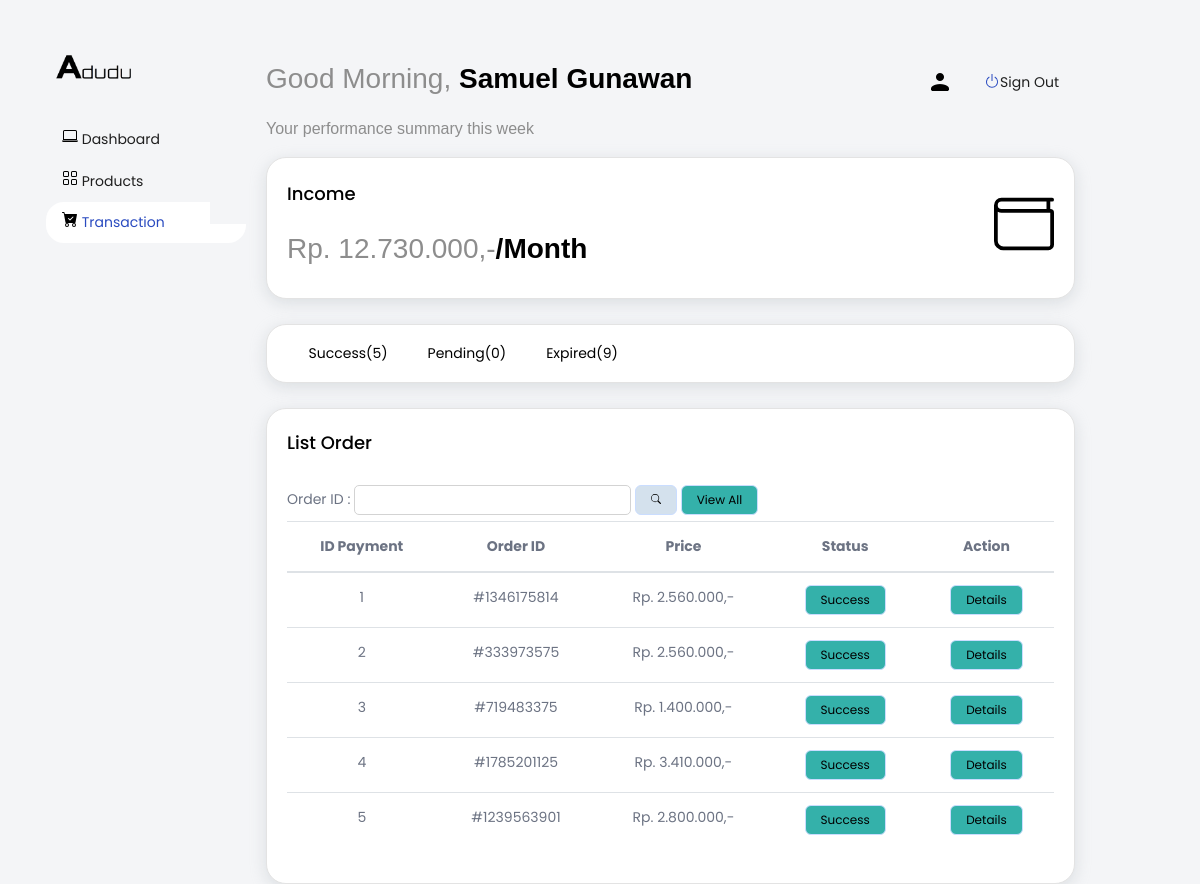
The app's page /admin/orders.php (signed in), older data.
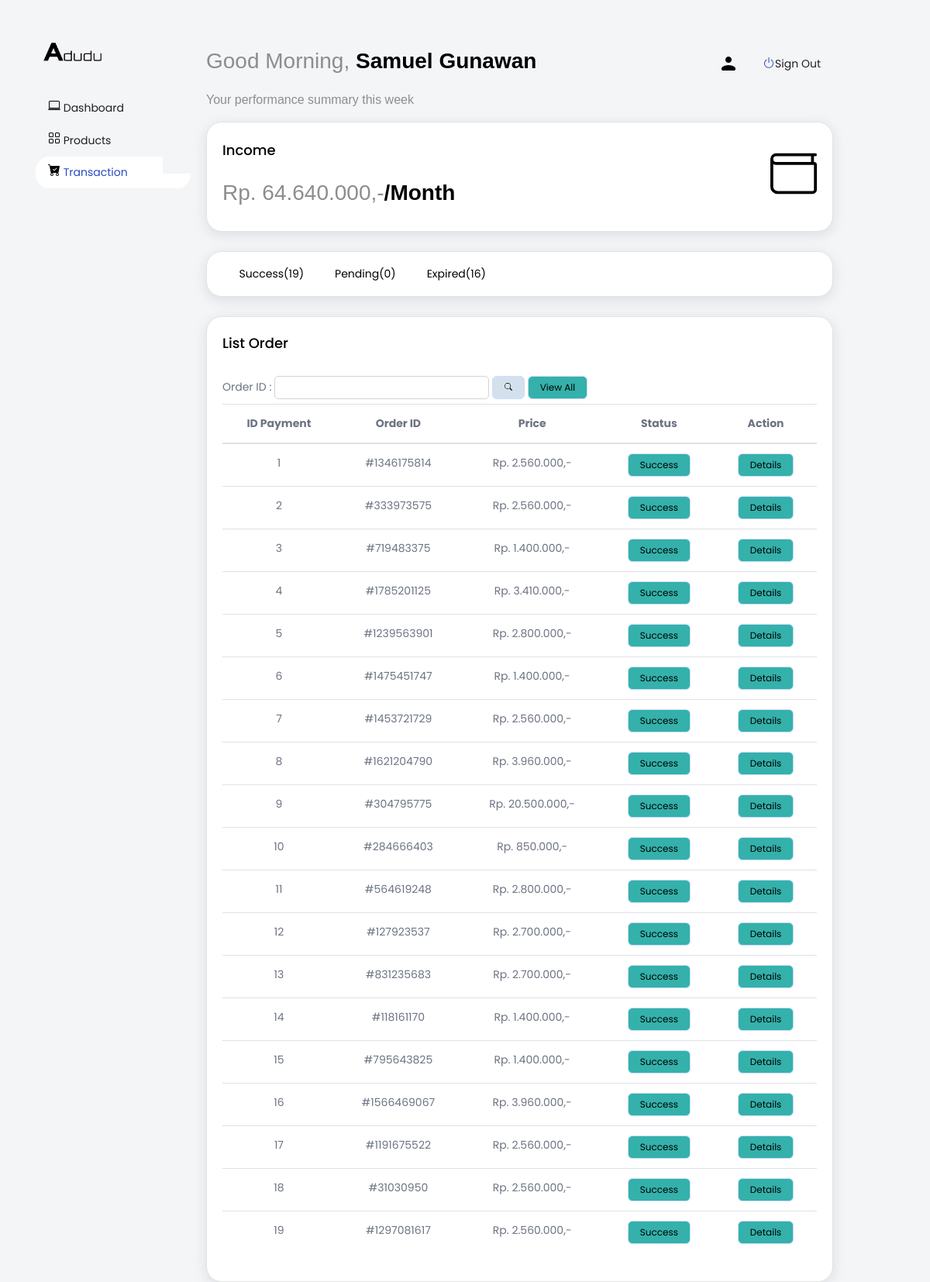
The same page, newer data.
### tables this page shows
CREATE TABLE `users` (
  `id_user` int(16) NOT NULL,
  `username` varchar(100) NOT NULL,
  `email` varchar(100) NOT NULL,
  `nama` varchar(100) NOT NULL,
  `tanggal_lahir` date NOT NULL,
  `password` varchar(100) NOT NULL,
  `roles` varchar(100) NOT NULL,
  `first_name` varchar(255) NOT NULL,
  `last_name` varchar(255) NOT NULL
);

CREATE TABLE `payment` (
  `id` int(11) NOT NULL,
  `status_code` varchar(3) NOT NULL,
  `status_message` varchar(50) NOT NULL,
  `transaction_id` varchar(100) NOT NULL,
  `order_id` varchar(10) NOT NULL,
  `gross_amount` decimal(20,2) NOT NULL,
  `payment_type` varchar(40) NOT NULL,
  `transaction_time` datetime NOT NULL,
  `transaction_status` varchar(40) NOT NULL,
  `bank` varchar(40) NOT NULL,
  `va_number` varchar(40) NOT NULL,
  `fraud_status` varchar(40) NOT NULL,
  `pdf_url` varchar(200) NOT NULL,
  `finish_redirect_url` varchar(200) NOT NULL,
  `bill_key` varchar(20) NOT NULL,
  `biller_code` varchar(5) NOT NULL
);

### admin/orders.php (the view, shortened to what this page needs)
<?php
require_once("../controller/connection.php");
if (!isset($_SESSION['active'])) {
    header('Location: ../index.php');
} else {
    $id_user = $_SESSION['active'];
    $stmt = $conn->prepare("SELECT * FROM users WHERE id_user=$id_user");
    $stmt->execute();
    $admin = $stmt->get_result()->fetch_assoc();
}
$stmt = $conn->prepare("SELECT * FROM payment where transaction_status = 'settlement'");
$stmt->execute();
$payment_success = $stmt->get_result()->fetch_all(MYSQLI_ASSOC);
$stmt = $conn->prepare("SELECT * FROM payment where transaction_status = 'pending'");
$stmt->execute();
$payment_pending = $stmt->get_result()->fetch_all(MYSQLI_ASSOC);
$stmt = $conn->prepare("SELECT * FROM payment where transaction_status = 'expire'");
$stmt->execute();
$payment_expire = $stmt->get_result()->fetch_all(MYSQLI_ASSOC);
$stmt = $conn->prepare("SELECT sum(gross_amount) as 'total' FROM payment where transaction_status = 'settlement'");
$stmt->execute();
$amount_total = $stmt->get_result()->fetch_assoc();
?>
<!DOCTYPE html>
<html lang="en">
<head>
    <?php require_once("./section/connection_head.php") ?>
    <link rel="stylesheet" href="style.css">
</head>
<body class="main-layout" style="background-color: #f4f5f7;">
    <div class="row">
        <div class="col-lg-2">
            <div class="header_section" style="min-height: 100vh; background-color: transparent;">
                <div class="container">
                    <div class="d-flex flex-column flex-shrink-0 p-3 bg-light">
                        <a href="./index.php" class="d-flex align-items-center mb-3 mb-md-0 me-md-auto link-dark text-decoration-none">
                            <span class="fs-4"><img src="../images/logo.png" alt="" style="width: 8vw;"></span>
                        </a>
                        <ul class="nav nav-pills flex-column mb-auto" style="width: 200px;">
                            <li>
                                <a href="./index.php" class="nav-link link-dark">
                                    <svg class="bi me-2" width="16" height="16">
                                        <use xlink:href="#dashboard_svg" />
                                    </svg>
                                    Dashboard
                                </a>
                            </li>
                            <li>
                                <a href="./product.php" class="nav-link link-dark">
                                    <svg class="bi me-2" width="16" height="16">
                                        <use xlink:href="#grid" />
                                    </svg>
                                    Products
                                </a>
                            </li>
                            <li>
                                <a href="./orders.php" class="nav-link link-dark active">
                                    <svg class="bi me-2" width="16" height="16">
                                        <use xlink:href="#cart" />
                                    </svg>
                                    Transaction
                                </a>
                            </li>
                        </ul>
                    </div>
                </div>
            </div>
        </div>
        <div class="col-lg-10">
            <div class="navbar-menu-wrapper d-flex align-items-top justify-content-between">
                <div class="navbar-nav">
                    <div class="nav-item font-weight-semibold d-none d-lg-block ms-0">
                        <h1 class="welcome-text">Good Morning, <span class="text-black fw-bold"><?= $admin['nama'] ?></span></h1>
                        <h3 class="welcome-sub-text">Your performance summary this week </h3>
                    </div>
                </div>
                <div class="ms-auto d-flex align-items-center">
                    <div class="nav-item dropdown d-none d-lg-block user-dropdown">
                        <a class="nav-link" id="UserDropdown" href="#" data-bs-toggle="dropdown" aria-expanded="false">
                            <img class="img-xs rounded-circle" src="../images/user_24px_black.png" alt="Profile image">
                        </a>
                    </div>
                    <div class="nav-item dropdown d-none d-lg-block user-dropdown">
                        <a class="nav-link" id="UserDropdown" href="../logout.php" style="display: flex; align-items: center; flex-direction: row;">
                            <svg xmlns="http://www.w3.org/2000/svg" width="16" height="16" fill="currentColor" class="bi bi-power" viewBox="0 0 16 16" style="color: #2a4bc0;">
                                <path d="M7.5 1v7h1V1h-1z" />
                                <path d="M3 8.812a4.999 4.999 0 0 1 2.578-4.375l-.485-.874A6 6 0 1 0 11 3.616l-.501.865A5 5 0 1 1 3 8.812z" />
                            </svg>
                            <span style="margin-top: 0.5vh;">
                                Sign Out
                            </span>
                        </a>
                    </div>
                </div>
            </div>
            <div class="navbar-menu-wrapper">
                <div class="d-flex">
                    <div class="card" style="width: 100%;">
                        <div class="card-body">
                            <div class="d-flex justify-content-between align-items-center">
                                <div>
                                    <div class="card-title">Income</div>
                                    <div class="welcome-text"><?= "Rp. " . number_format($amount_total['total'], 0, ',', '.') . ",-" ?><span class="fw-bold text-black">/Month</span></div>
                                </div>
                                <div>
                                    <svg class="bi me-2" width="60" height="60">
                                        <use xlink:href="#wallet" />
                                    </svg>
                                </div>
                            </div>
                        </div>
                    </div>
                </div>
                <br>
                <div class="card">
                    <nav class="navbar navbar-expand-lg navbar-light bg-light">
                        <div class="collapse navbar-collapse" id="navbarNavAltMarkup" style="padding-left: 0;">
                            <div class="navbar-nav">
                                <div class="nav-item nav-link" onclick="success()" style="font-size: 14px; cursor: pointer;">Success(<?= count($payment_success) ?>)</div>
                                <div class="nav-item nav-link" onclick="pending()" style="font-size: 14px; cursor: pointer;">Pending(<?= count($payment_pending) ?>)</div>
                                <div class="nav-item nav-link" onclick="expire()" style="font-size: 14px; cursor: pointer;">Expired(<?= count($payment_expire) ?>)</div>
                            </div>
                        </div>
                    </nav>
                </div>
                <br>
                <div class="card">
                    <div class="card-body">
                        <h4 class="card-title">List Order</h4>
                        <div class="dashboard_btn">
                            <label for="searchID">Order ID : </label>
                            <input type="number" name="searchID" id="searchID" style="border: 1px solid lightgray; border-radius: 5px;">
                            <button class='btn btn-secondary' onclick="searchBtn()" style='margin:0; background-color: #d4e1ed;'>
                                <svg class="bi me-2" width="10" height="10">
                                    <use xlink:href="#search" />
                                </svg>
                            </button>
                            <button class='btn btn-success' onclick="viewAll()" style='margin:0; background-color: #34B1AA;'>View All</button>
                        </div>
                        <div class="table-responsive" id="tableUpdate">
                            <table class="table table-hover" style="text-align: center;">
                                <thead>
                                    <tr>
                                        <th>ID Payment</th>
                                        <th>Order ID</th>
                                        <th>Price</th>
                                        <th>Status</th>
                                        <th>Action</th>
                                    </tr>
                                </thead>
                                <tbody class="dashboard_btn">
                                    <?php foreach ($payment_success as $key => $value) { ?>
                                        <tr>
                                            <td><?= ($key+1) ?></td>
                                            <td>#<?= $value['order_id'] ?></td>
                                            <td><?= "Rp. " . number_format($value['gross_amount'], 0, ',', '.') . ",-" ?></td>
                                            <td>
                                                <?php
                                                    if ($value['transaction_status'] == "settlement"){
                                                        echo "<button class='btn btn-success' style='cursor: default; margin:0; background-color: #34B1AA;'>Success</button>";
                                                    }
                                                ?>
                                            </td>
                                            <td>
                                                <button class='btn btn-success' id="<?= $value['id'] ?>" onclick="showDetail(this)" style='margin:0; background-color: #34B1AA;'>Details</button>
                                            </td>
                                        </tr>
                                    <?php } ?>
                                </tbody>
                            </table>
                        </div>
                    </div>
                </div>
            </div>
        </div>
    </div>
</body>
</html>

### admin/section/connection_head.php (shortened to what this page needs)
<link rel="stylesheet" href="../css/bootstrap.min.css">
<link rel="stylesheet" href="../css/style.css">
<link rel="stylesheet" href="../css/responsive.css">
<link rel="stylesheet" href="../css/jquery.mCustomScrollbar.min.css">
<link rel="stylesheet" href="../css/owl.carousel.min.css">
<link rel="stylesheet" href="https://netdna.bootstrapcdn.com/font-awesome/4.0.3/css/font-awesome.css">
<link rel="stylesheet" href="https://cdnjs.cloudflare.com/ajax/libs/fancybox/2.1.5/jquery.fancybox.min.css" media="screen">

### css/style.css (style rules this page uses)
* { -webkit-transition: ease all 0.5s; -moz-transition: ease all 0.5s; transition: ease all 0.5s; }
*, *::after, *::before { -webkit-box-sizing: border-box !important; -moz-box-sizing: border-box !important; box-sizing: border-box !important; }
html, body { height: 100%; min-height: 100%; overflow-x: hidden; }
html { scroll-behavior: smooth!important; }
body { color: #666; font-family: Poppins; font-size: 14px; font-weight: normal; line-height: 1.8; }
a { color: #1f1f1f; outline: none !important; text-decoration: none !important; }
a, .btn { -webkit-transition: all 0.3s ease-in-out 0s; -moz-transition: all 0.3s ease-in-out 0s; -ms-transition: all 0.3s ease-in-out 0s; -o-transition: all 0.3s ease-in-out 0s; transition: all 0.3s ease-in-out 0s; }
h1, h2, h3, h4, h5, h6 { color: #111; font-weight: normal; letter-spacing: 0; line-height: normal; margin: 0; padding-bottom: 10px; position: relative; }
h1 { font-size: 24px; }
h3 { font-size: 18px; }
h4 { font-size: 16px; }
ul, li, ol { list-style: none; margin: 0px; padding: 0px; }
button { cursor: pointer; border: 0; margin: 0; padding: 0; }
.flex-column { flex-flow: column; }
.navbar-light .navbar-nav .nav-link { color: #000; font-size: 16pt; }
.bg-light { background-color: transparent !important; }
.carousel-inner, .carousel, .carousel-item, .container, .fill { width: 100%; height: 100%; background-position: center center; background-size: cover; }

### css/responsive.css (style rules this page uses)
@media (min-width: 576px) { .navbar-expand-lg .navbar-nav .nav-link { padding-left: 0rem !important; padding-right: 0rem !important; } }
@media (min-width: 576px) { .navbar-nav { flex-wrap: wrap; padding-top: 20px; } }
@media (min-width: 768px) { .navbar-expand-lg .navbar-nav .nav-link { padding-right: 2rem !important; } }
@media (min-width: 992px) { img { max-width: 90%; } }
@media (min-width: 992px) { .btn { font-size: 0.9rem; } }
@media (min-width: 992px) { .navbar-light .navbar-nav .nav-link { font-size: 14pt; } }
@media (min-width: 992px) { .navbar-expand-lg .navbar-nav .nav-link { padding-left: 1.5rem !important; padding-right: 0.9rem !important; } }
@media (min-width: 992px) { #navbarNavAltMarkup { padding-left: 5rem; } }
@media (min-width: 992px) { .navbar-nav { padding-top: 0; } }
@media (min-width: 1200px) { img { max-width: 100%; height: auto; } }
@media (min-width: 1200px) { .btn { font-size: 1rem; } }
@media (min-width: 1200px) { .navbar-light .navbar-nav .nav-link { font-size: 16pt; } }
@media (min-width: 1200px) { .navbar-expand-lg .navbar-nav .nav-link { padding-left: 1.6rem !important; padding-right: 0.9rem !important; } }
@media (min-width: 1200px) { #navbarNavAltMarkup { padding-left: 7rem; } }

### admin/style.css (style rules this page uses)
.nav-pills .nav-link.active { background-color: #ffffff; border-radius: 1.5vw; color: #2a4bc0; }
.welcome-text { font-family: "Manrope", sans-serif; font-style: normal; font-weight: normal; font-size: 28px; line-height: 38px; color: #8D8D8D; margin-bottom: 10px; }
.text-black { color: #000000 }
.fw-bold { font-weight: 700 !important; }
.welcome-sub-text { font-family: "Manrope", sans-serif; font-style: normal; font-weight: normal; font-size: 16px; line-height: 22px; color: #8D8D8D; margin-bottom: 0; }
.navbar-menu-wrapper { background: #F4F5F7; transition: width 0.25s ease; color: #6C7383; padding-left: 3.5rem; padding-top: 30px; padding-bottom: 25px; width: calc(100% - 5rem); height: 97px; }
.card { box-shadow: 0 0 0 0 rgb(90 113 208 / 11%), 0 4px 16px 0 rgb(167 175 183 / 33%); transition: background 0.25s ease; position: relative; display: flex; flex-direction: column; min-width: 0; word-wrap: break-word; background-color: #fff; background-clip: border-box; border: 1px solid #e3e3e3; border-radius: 20px; }
.dashboard_btn button { padding: 8px 15px; border: 1px solid #CADDFF; box-sizing: border-box; border-radius: 6px; color: #000000; font-weight: 400; font-size: 12px; line-height: 12px; margin-bottom: 12px; margin-right: 12px; align-items: center; }
.card-title { color: #010101; margin-bottom: 1.2rem; text-transform: capitalize; font-size: 1.125rem; font-weight: 500; }
.row { flex-shrink: 0; width: 100%; max-width: 100%; padding-right: 15px; padding-left: 15px; margin-top: 30px; }

Row changes from the older to the newer data that the page shows:
added payment: order "1475451747", gross_amount "1.400.000", transaction_status "Success"
added payment: order "1453721729", gross_amount "2.560.000", transaction_status "Success"
added payment: order "1621204790", gross_amount "3.960.000", transaction_status "Success"
added payment: order "304795775", gross_amount "20.500.000", transaction_status "Success"
added payment: order "284666403", gross_amount "850.000", transaction_status "Success"
added payment: order "564619248", gross_amount "2.800.000", transaction_status "Success"
added payment: order "127923537", gross_amount "2.700.000", transaction_status "Success"
added payment: order "831235683", gross_amount "2.700.000", transaction_status "Success"
added payment: order "118161170", gross_amount "1.400.000", transaction_status "Success"
added payment: order "795643825", gross_amount "1.400.000", transaction_status "Success"
added payment: order "1566469067", gross_amount "3.960.000", transaction_status "Success"
added payment: order "1191675522", gross_amount "2.560.000", transaction_status "Success"
added payment: order "31030950", gross_amount "2.560.000", transaction_status "Success"
added payment: order "1297081617", gross_amount "2.560.000", transaction_status "Success"
Text that changed along with them:
$amount_total['total']: "12.730.000" → "64.640.000"
count($payment_success): "5" → "19"
count($payment_expire): "9" → "16"
